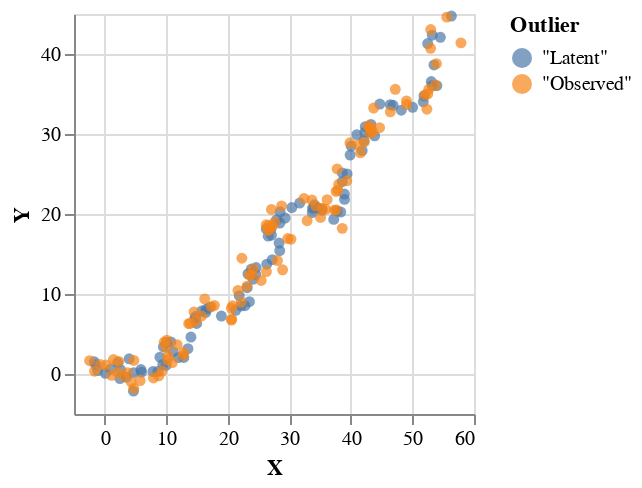

The code cell stored with this chart in its notebook:
### Code cell
(xs, ys,xs',ys') <- unzip4 <$> (sampleIOfixed $ prior observedWalk) -- (sampleIO $ generateData 5)

plotVega 
    (zip (zip (xs <> xs') (ys <> ys')) 
    (replicate 100 (T.pack "Latent") <> replicate 100 (T.pack "Observed")))

### Figure 1 — Vega-Lite specification as saved in the notebook (floating-point values rounded to 4 significant figures; data arrays with more than 128 entries replaced by an {"elided": "..."} marker saying what was removed)
{"$schema": "https://vega.github.io/schema/vega-lite/v4.json", "data": {"values": {"elided": "200 records"}}, "encoding": {"color": {"field": "Outlier"}, "x": {"field": "X", "type": "quantitative"}, "y": {"field": "Y", "type": "quantitative"}}, "height": 200, "mark": "circle", "width": 200}
